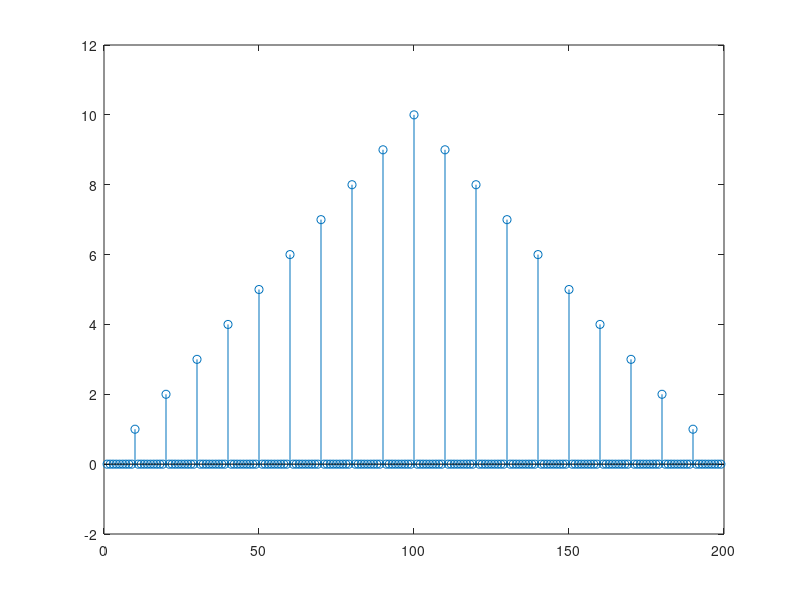

Recreate this plot in MATLAB.
T0 = 10;
n = 1:100;
t = zeros(1,length(n));

for i = 1:length(n)
    if mod(i,T0) == 0
        t(i) = 1;
    end
end

r = xcorr(t);
stem(r)